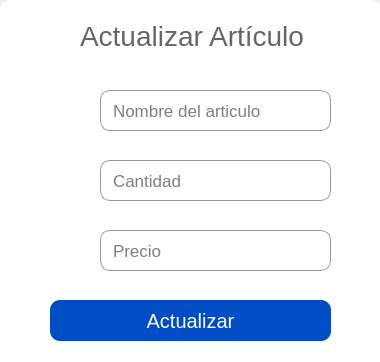
<?xml version="1.0" encoding="UTF-8"?>
<ui version="4.0">
 <class>Actualizar_agotados</class>
 <widget class="QWidget" name="Actualizar_agotados">
  <property name="geometry">
   <rect>
    <x>0</x>
    <y>0</y>
    <width>380</width>
    <height>362</height>
   </rect>
  </property>
  <property name="windowTitle">
   <string>Actualizar</string>
  </property>
  <widget class="QWidget" name="widget" native="true">
   <property name="geometry">
    <rect>
     <x>0</x>
     <y>0</y>
     <width>381</width>
     <height>371</height>
    </rect>
   </property>
   <property name="styleSheet">
    <string notr="true">background-color: rgb(255, 255, 255);
border-radius: 10px;</string>
   </property>
   <widget class="QLabel" name="label_3">
    <property name="geometry">
     <rect>
      <x>80</x>
      <y>10</y>
      <width>261</width>
      <height>51</height>
     </rect>
    </property>
    <property name="styleSheet">
     <string notr="true">color: rgb(102, 102, 102);
font-size: 28px;
background: none;</string>
    </property>
    <property name="text">
     <string>Actualizar Artículo</string>
    </property>
   </widget>
   <widget class="QLineEdit" name="nombre_articulo_2">
    <property name="geometry">
     <rect>
      <x>100</x>
      <y>90</y>
      <width>231</width>
      <height>41</height>
     </rect>
    </property>
    <property name="styleSheet">
     <string notr="true">border: 1px solid #999;
font-size: 17px;
padding-left: 10px;</string>
    </property>
    <property name="placeholderText">
     <string>Nombre del articulo</string>
    </property>
   </widget>
   <widget class="QLineEdit" name="cantidad_articulo_2">
    <property name="geometry">
     <rect>
      <x>100</x>
      <y>160</y>
      <width>231</width>
      <height>41</height>
     </rect>
    </property>
    <property name="styleSheet">
     <string notr="true">border: 1px solid #999;
font-size: 17px;
padding-left: 10px;</string>
    </property>
    <property name="text">
     <string/>
    </property>
    <property name="placeholderText">
     <string>Cantidad</string>
    </property>
   </widget>
   <widget class="QLineEdit" name="precio_articulo_2">
    <property name="geometry">
     <rect>
      <x>100</x>
      <y>230</y>
      <width>231</width>
      <height>41</height>
     </rect>
    </property>
    <property name="styleSheet">
     <string notr="true">border: 1px solid #999;
font-size: 17px;
padding-left: 10px;</string>
    </property>
    <property name="text">
     <string/>
    </property>
    <property name="placeholderText">
     <string>Precio</string>
    </property>
   </widget>
   <widget class="QLabel" name="label">
    <property name="geometry">
     <rect>
      <x>50</x>
      <y>90</y>
      <width>41</width>
      <height>41</height>
     </rect>
    </property>
    <property name="text">
     <string/>
    </property>
    <property name="pixmap">
     <pixmap>../img/circle-edit-article_icon-icons.com_66938 (1).png</pixmap>
    </property>
    <property name="scaledContents">
     <bool>true</bool>
    </property>
   </widget>
   <widget class="QLabel" name="label_2">
    <property name="geometry">
     <rect>
      <x>50</x>
      <y>160</y>
      <width>41</width>
      <height>41</height>
     </rect>
    </property>
    <property name="styleSheet">
     <string notr="true">
color: rgb(255, 255, 255);
border-radius: 20px;</string>
    </property>
    <property name="text">
     <string/>
    </property>
    <property name="pixmap">
     <pixmap>../img/sortamountup_120333.svg</pixmap>
    </property>
    <property name="scaledContents">
     <bool>true</bool>
    </property>
   </widget>
   <widget class="QLabel" name="label_5">
    <property name="geometry">
     <rect>
      <x>50</x>
      <y>230</y>
      <width>41</width>
      <height>41</height>
     </rect>
    </property>
    <property name="styleSheet">
     <string notr="true">
color: rgb(255, 255, 255);
border-radius: 20px;</string>
    </property>
    <property name="text">
     <string/>
    </property>
    <property name="pixmap">
     <pixmap>../img/label_114874.ico</pixmap>
    </property>
    <property name="scaledContents">
     <bool>true</bool>
    </property>
   </widget>
   <widget class="QPushButton" name="btn_actualizar_2">
    <property name="geometry">
     <rect>
      <x>50</x>
      <y>300</y>
      <width>281</width>
      <height>41</height>
     </rect>
    </property>
    <property name="styleSheet">
     <string notr="true">background-color: rgb(0, 76, 197);
color: rgb(255, 255, 255);
font-size: 20px;
border-radius: 10px;</string>
    </property>
    <property name="text">
     <string>Actualizar</string>
    </property>
   </widget>
  </widget>
 </widget>
 <resources/>
 <connections/>
</ui>
